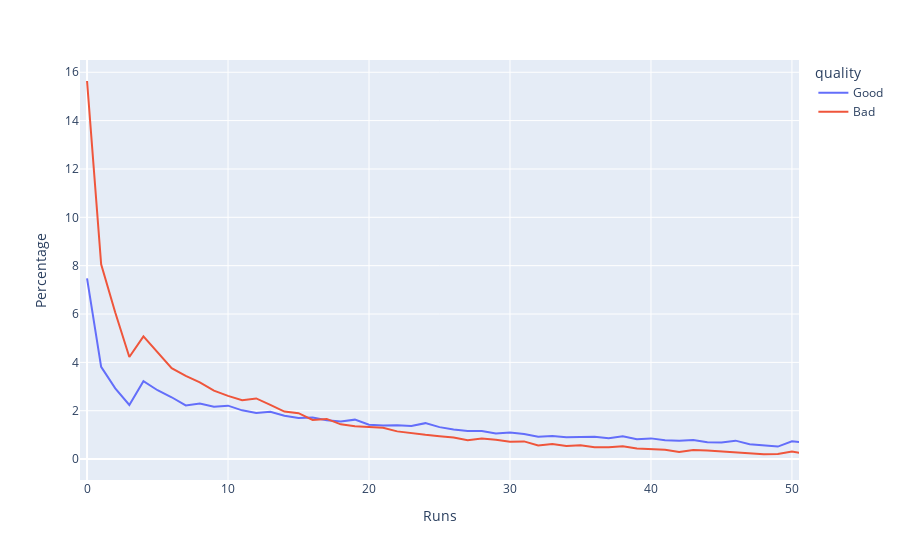

The notebook cell saved with this chart:
### Code cell
#subset good and bad scores and make counts
good_scores = combined_scores[combined_scores['quality']=='Good']
bad_scores = combined_scores[combined_scores['quality']=='Bad']

good_runs,good_total = get_freq_count("good_runs",good_scores,"good_total")
bad_runs,bad_total = get_freq_count("bad_runs",bad_scores,"bad_total")

#Plot all scores
def change_to_df(df_in,df_out,quality,total):
    df_out = pd.DataFrame({'Runs':df_in.index, 'Count':df_in.values})  ## Converting series type to pandas df as plotly accepts dataframe as input. The two columns of df is FuncGroup which is being made by index of series and new variable called count which is made by values of series s.
    df_out['Percentage'] = (df_out['Count']/total)*100
    df_out['quality'] = quality
    df_out = df_out.sort_values(['Runs'])
    return df_out
 
good_df = change_to_df(good_runs,"good_df","Good",good_total)
bad_df = change_to_df(bad_runs,"bad_df","Bad",bad_total)
both = good_df.append(bad_df)
fig = px.line(both, x='Runs', y='Percentage',color='quality')
#fig.update_yaxes(range=[0,11.5])
fig.update_xaxes(range=[-0.5,50.5])
fig.show()

### Figure 1 — Plotly figure (JSON) as saved in the notebook; plotly's stock layout.template omitted (floating-point values rounded to 4 significant figures; data arrays with more than 128 entries replaced by an {"elided": "..."} marker saying what was removed)
{"data": [{"hovertemplate": "quality=Good<br>Runs=%{x}<br>Percentage=%{y}<extra></extra>", "legendgroup": "Good", "line": {"color": "#636efa", "dash": "solid"}, "mode": "lines", "name": "Good", "orientation": "v", "showlegend": true, "type": "scatter", "x": {"elided": "256 int values"}, "xaxis": "x", "y": {"elided": "256 float values"}, "yaxis": "y"}, {"hovertemplate": "quality=Bad<br>Runs=%{x}<br>Percentage=%{y}<extra></extra>", "legendgroup": "Bad", "line": {"color": "#EF553B", "dash": "solid"}, "mode": "lines", "name": "Bad", "orientation": "v", "showlegend": true, "type": "scatter", "x": {"elided": "149 int values"}, "xaxis": "x", "y": {"elided": "149 float values"}, "yaxis": "y"}], "layout": {"legend": {"title": {"text": "quality"}, "tracegroupgap": 0}, "margin": {"t": 60}, "xaxis": {"anchor": "y", "domain": [0, 1], "range": [-0.5, 50.5], "title": {"text": "Runs"}}, "yaxis": {"anchor": "x", "domain": [0, 1], "title": {"text": "Percentage"}}}}
